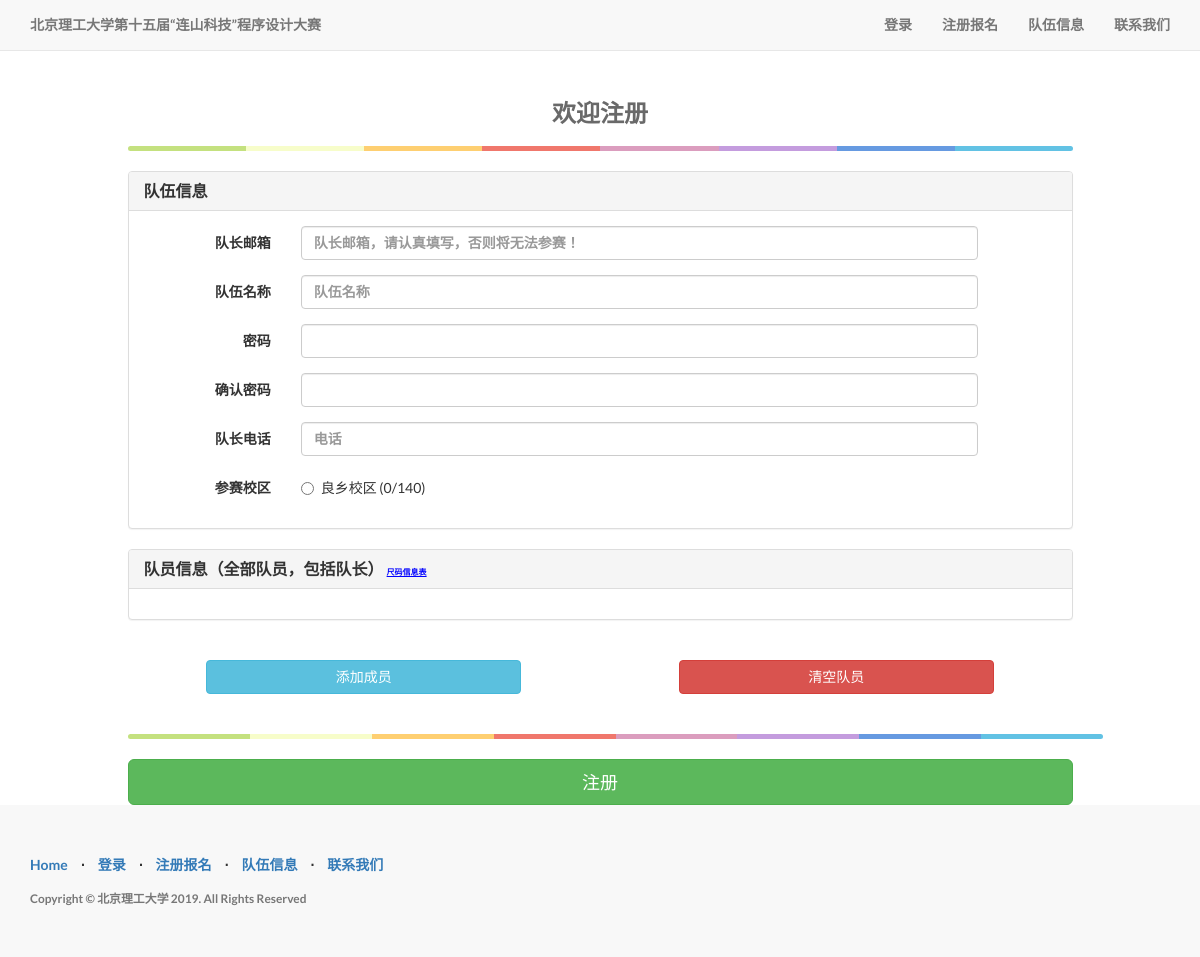
Page /register/ on the earlier database version.
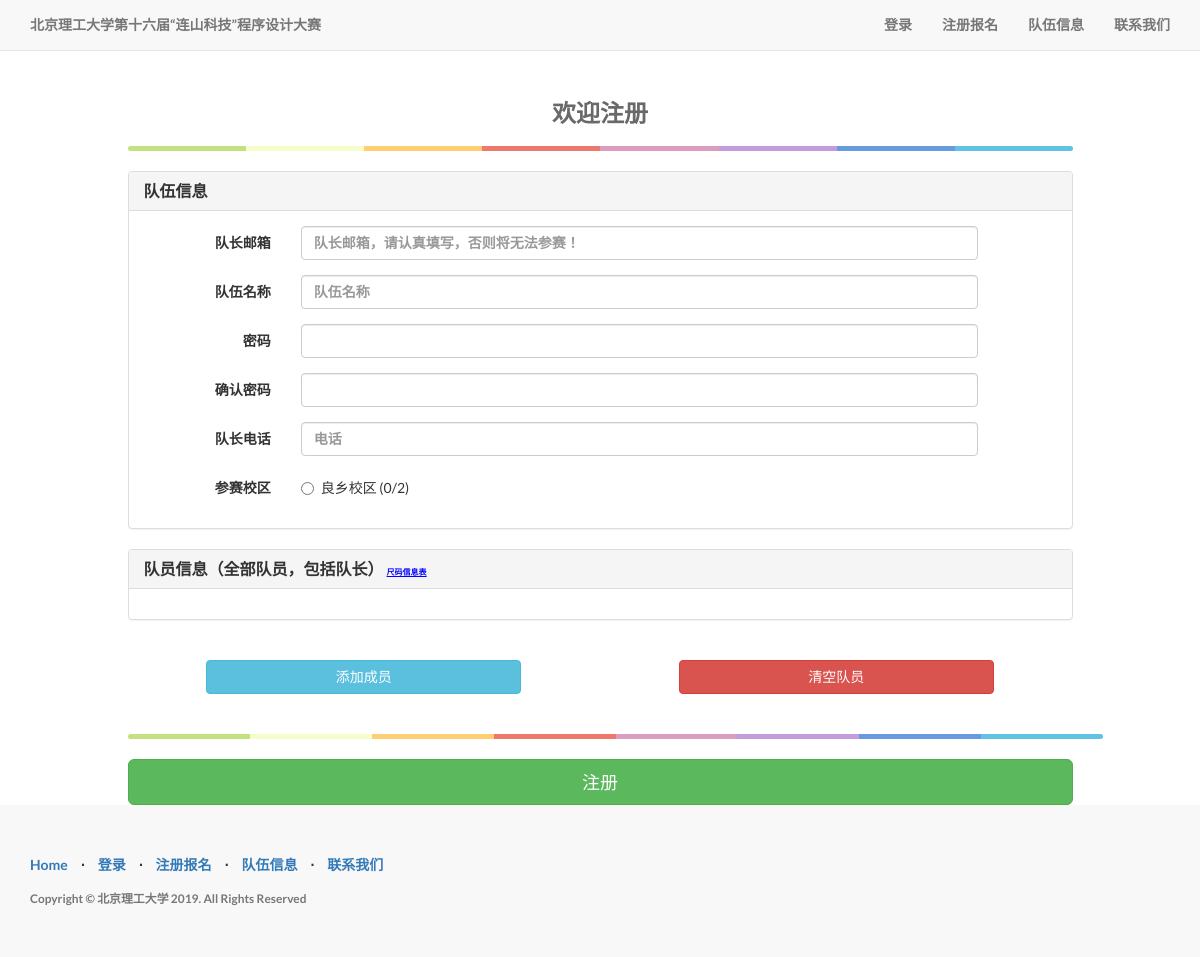
Same page on the later database version.
### homepage/models.py (models this page shows, shortened)
class HomePage(models.Model):
    class Meta:
        verbose_name = '主页设置'
        verbose_name_plural = '主页设置'
    title = models.TextField('主页标题')
    title_top = models.TextField('抬头标题', null=True, blank=True)
    description = models.TextField('简短描述', null=True, blank=True)
    contact_us = FroalaField('联系我们内容', null=True, blank=True)

### userapp/models.py (models this page shows, shortened)
class Setting(models.Model):
    class Meta(object):
        verbose_name = '注册设置'
        verbose_name_plural = '注册设置'
    allow_to_modify = models.BooleanField('是否允许注册', default=True)
    team_limited_Liangxiang = models.IntegerField('良乡报名队伍数量限制', default=170)
    team_limited_Zhongguancun = models.IntegerField('中关村报名队伍数量限制', default=50)
    single_person_team_limited = models.IntegerField('单人队伍数量限制', default=15)

### userapp/views.py (the view, shortened to what this page needs)
# urls.py: url(r'^register/', views.register, name='register'),
@allow_register
def register(request):
    context = {
        'homepage': HomePage.objects.get(pk=1),
        'max_member': MEMBER_LIMIT,
        'setting': Setting.objects.get(pk=1),
        'team_number_lx': team_number_lx(),
        'team_number_zg': team_number_zg(),
        'academy': ['精工书院', '睿信书院', '求是书院', '明德书院', '经管书院', '知艺书院', '特立书院', '北京书院', '令闻书院', '徐特立学院', '宇航学院', '机电学院', '机械与车辆学院', '光电学院', '信息与电子学院', '自动化学院', '计算机学院', '网络空间安全学院', '材料学院', '化学与化工学院', '生命学院', '数学与统计学院', '物理学院', '管理与经济学院', '人文社会科学学院', '法学院', '外国语学院', '设计与艺术学院']
    }
    if request.method == 'GET':
        if request.user.is_authenticated:
            return redirect(reverse_lazy('team'))
        else:
            return render(request, 'userapp/register.html', context)

### userapp/views.py (called while the page is built, shortened)
def team_number_lx(): return len(Team.objects.filter(match_zone='LX'))

def team_number_zg(): return len(Team.objects.filter(match_zone='ZG'))

def allow_register(func):
    @wraps(func)
    def wrapper(*args, **kwargs):
        allow_modify = True
        try:
            setting = Setting.objects.get(pk=1)
            allow_modify = setting.allow_to_modify
        except DoesNotExist:
            pass
        if allow_modify:
            return func(*args, **kwargs)
    return wrapper

### userapp/templates/userapp/register.html (shortened to what this page needs)
{% extends "base.html" %} {% load static %} {% block content %} 
<div class="container" style="margin-top:60px;">
	<form class="form-horizontal" method="POST" action="{% url 'register' %}" accept-charset="UTF-8" role="form"
		id="loginform">
		<fieldset>
			<div class="row">
				<div class="col-md-offset-1 col-md-10">
					<h3 style="color:dimgray; text-align: center">欢迎注册</h3>
					<hr class="colorgraph">
					<div class="panel panel-default">
						<div class="panel-heading">
							<h3 class="panel-title">队伍信息</h3>
						</div>
						<div class="panel-body">
							<div class="form-group">
								<label for="captain-email" class="col-sm-2 control-label">队长邮箱</label>
								<div class="col-sm-9">
									<input type="email" class="form-control" name="captain-email" id="captain-email"
										placeholder="队长邮箱，请认真填写，否则将无法参赛！" maxlength="25">
								</div>
							</div>
							<div class="form-group">
								<label for="team-name" class="control-label col-sm-2">队伍名称</label>
								<div class="col-sm-9">
									<input type="text" class="form-control col-sm-9" name="team-name" placeholder="队伍名称"
										maxlength="50">
								</div>
							</div>
							<div class="form-group">
								<label for="team-name" class="control-label col-sm-2">密码</label>
								<div class="col-sm-9">
									<input type="password" class="form-control col-sm-9" name="password">
								</div>
							</div>
							<div class="form-group" id="password-veri">
								<label for="team-name" class="control-label col-sm-2">确认密码</label>
								<div class="col-sm-9">
									<input type="password" class="form-control col-sm-9" name="password-veri">
								</div>
							</div>
							<div class="form-group">
								<label for="captain-phone" class="control-label col-sm-2">队长电话</label>
								<div class="col-sm-9">
									<input type="tel" class="form-control col-sm-9" name="captain-phone"
										placeholder="电话" maxlength="11">
								</div>
							</div>
							<div class="form-group">
								<label class="control-label col-sm-2">参赛校区</label>
								<div class="col-sm-9">
									<label class="radio-inline"><input type="radio" name="match-zone" value="LX">良乡校区
										({{ team_number_lx }}/{{ setting.team_limited_Liangxiang }})</label>
								</div>
							</div>
						</div>
					</div>
				</div>
			</div>
			<div class="row">
				<div class="col-md-offset-1 col-md-10">
					<div class="panel panel-default">
						<div class="panel-heading">
							<div>
								<h3 class="panel-title">
									队员信息（全部队员，包括队长）
									<a href="/size" target="_blank"><span style="font-size: 0.5em; color: blue; "><u>尺码信息表</u></span></a>
								</h3>
							</div>
						</div>
						<div class="panel-body" id="member-info">
						</div>
					</div>
				</div>
			</div>
			<div class="row">
				<div class="col-md-offset-1 col-md-10">
					<button type="button" class="btn btn-info col-sm-4 col-sm-offset-1"
						style="margin-top: 20px; margin-bottom: 20px;" id="addMemberButton">添加成员</button>
					<button type="button" class="btn btn-danger col-sm-4 col-sm-offset-2"
						style="margin-top: 20px;margin-bottom: 20px;" id="clearMemberButton">清空队员</button>
					<div>
						<hr class="colorgraph col-xs-12">
					</div>
					<input class="btn btn-lg btn-success btn-block" id="registerButton" type="submit" value="注册">
				</div>
			</div>
		</fieldset>
	</form>
</div>
{% endblock content %}

### templates/base.html (shortened to what this page needs)
{% load static %}
<!DOCTYPE html>
<html lang="en">
<head>
    <link href={% static "css/bootstrap.min.css" %} rel="stylesheet">
    {% block custom_css %}
    <link href={% static "css/landing-page.css" %} rel="stylesheet">
    {% endblock %}
    <link href={% static "font-awesome/css/font-awesome.min.css" %} rel="stylesheet" type="text/css">
</head>
<body>
    <nav class="navbar navbar-default navbar-fixed-top topnav" role="navigation">
        <div class="container topnav">
            <div class="navbar-header">
                <a class="navbar-brand topnav" href="/">{{ homepage.title_top|safe }}</a>
            </div>
            <div class="collapse navbar-collapse" id="bs-example-navbar-collapse-1">
                <ul class="nav navbar-nav navbar-right">
                    {% block login_field_header %}
                    <li>
                        <a href="{% url 'login' %}">登录</a>
                    </li>
                    <li>
                        <a href="{% url 'register'%}">注册报名</a>
                    </li>
                    {% endblock %}
                    <li>
                        <a href="{% url 'team' %}">队伍信息</a>
                    </li>
                    <li>
                        <a href="{% url 'contact_us' %}">联系我们</a>
                    </li>
                </ul>
            </div>
        </div>
    </nav>
    {% block content %}{% endblock %}
    <footer>
        <div class="container">
            <div class="row">
                <div class="col-lg-12">
                    <ul class="list-inline footer-list">
                        <li>
                            <a href="/">Home</a>
                        </li>
                        {% block login_field_footer %}
                        <li class="footer-menu-divider">&sdot;</li>
                        <li>
                            <a href="{% url 'login' %}">登录</a>
                        </li>
                        <li class="footer-menu-divider">&sdot;</li>
                        <li>
                            <a href="{% url 'register'%}">注册报名</a>
                        </li>
                        {% endblock %}
                        <li class="footer-menu-divider">&sdot;</li>
                        <li>
                            <a href="{% url 'team' %}">队伍信息</a>
                        </li>
                        <li class="footer-menu-divider">&sdot;</li>
                        <li>
                            <a href="{% url 'contact_us' %}">联系我们</a>
                        </li>
                    </ul>
                    <p class="copyright text-muted small">Copyright &copy; 北京理工大学 2019. All Rights Reserved</p>
                </div>
            </div>
        </div>
    </footer>
</body>
</html>

### project_static/css/landing-page.css (style rules this page uses)
body, html { width: 100%; height: 100%; }
body, h1, h2, h3, h4, h5, h6 { font-family: "Lato", "Helvetica Neue", Helvetica, Arial, sans-serif; font-weight: 600; }
.topnav { font-size: 14px; }
footer { padding: 50px 0; background-color: #f8f8f8; }
p.copyright { margin: 15px 0 0; }
.colorgraph { height: 5px; border-top: 0; background: #c4e17f; border-radius: 5px; background-image: -webkit-linear-gradient(left, #c4e17f, #c4e17f 12.5%, #f7fdca 12.5%, #f7fdca 25%, #fecf71 25%, #fecf71 37.5%, #f0776c 37.5%, #f0776c 50%, #db9dbe 50%, #db9dbe 62.5%, #c49cde 62.5%, #c49cde 75%, #669ae1 75%, #669ae1 87.5%, #62c2e4 87.5%, #62c2e4); background-image: -moz-linear-gradient(left, #c4e17f, #c4e17f 12.5%, #f7fdca 12.5%, #f7fdca 25%, #fecf71 25%, #fecf71 37.5%, #f0776c 37.5%, #f0776c 50%, #db9dbe 50%, #db9dbe 62.5%, #c49cde 62.5%, #c49cde 75%, #669ae1 75%, #669ae1 87.5%, #62c2e4 87.5%, #62c2e4); background-image: -o-linear-gradient(left, #c4e17f, #c4e17f 12.5%, #f7fdca 12.5%, #f7fdca 25%, #fecf71 25%, #fecf71 37.5%, #f0776c 37.5%, #f0776c 50%, #db9dbe 50%, #db9dbe 62.5%, #c49cde 62.5%, #c49cde 75%, #669ae1 75%, #669ae1 87.5%, #62c2e4 87.5%, #62c2e4); background-image: linear-gradient(to right, #c4e17f, #c4e17f 12.5%, #f7fdca 12.5%, #f7fdca 25%, #fecf71 25%, #fecf71 37.5%, #f0776c 37.5%, #f0776c 50%, #db9dbe 50%, #db9dbe 62.5%, #c49cde 62.5%, #c49cde 75%, #669ae1 75%, #669ae1 87.5%, #62c2e4 87.5%, #62c2e4); }

Differences in the rows shown:
changed HomePage: title_top "北京理工大学第十五届“连山科技”程序设计大赛" → "北京理工大学第十六届“连山科技”程序设计大赛"
changed Setting: team_limited_Liangxiang "140" → "2"
Other differences:
form field match-zone: "☐ 良乡校区 (0/140)" → "☐ 良乡校区 (0/2)"
